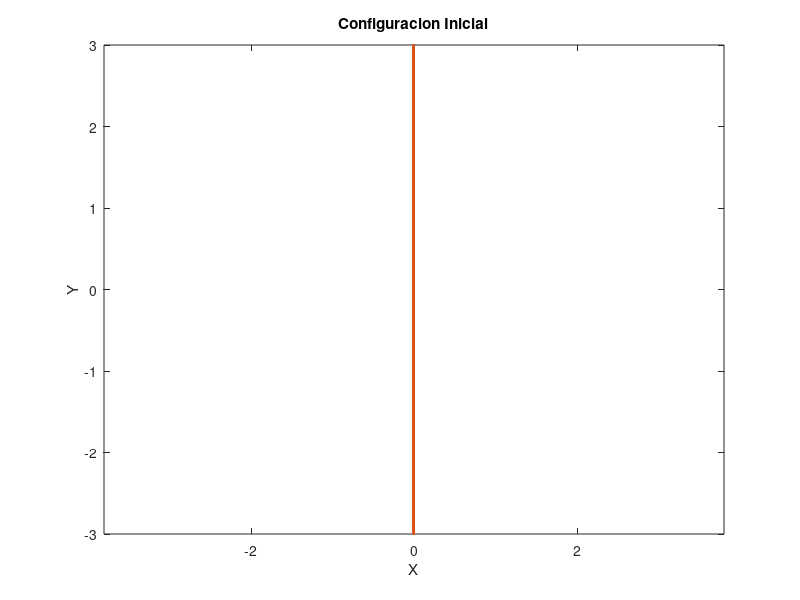

Write MATLAB code to recreate this figure. (Note: this script raises an error after producing the figure.)
%% Bullet_Impact
%
% Simulacion de impacto
%
% Version 1
%
% Marzo 18 - 2015
%
% Author: *J. Camilo Alfonso R.*
%
% Codigo basado en rutinas de Ing. *Daniel Luna*
%
% Profesor Asesor: *Andres Gonzalez Mancera*
%
% _*Problema Especial IMEC*_
%
% Simulacion de impacto entre proyectil ductil y objetivo fragil
%
% Disponible en repositorio publico <https://github.com/JC-AlfonsoR/SPH.git SPH>
%
% _Se omiten tildes para evitar problemas de compatibilidad en ecoding_
clear all; clc; close all;
%% Definir Geometria del Objetivo
% Todas las unidades son dadas en el sistema internacional de unidades
%
% Se define las posiciones de las particulas que conforman el objetivo
%
% Geometria del objetivo
T_dy = 0.5e-4; %    Separacion entre particulas
T_dx = T_dy*2;   %     
k = 2.0;   %    Constante para expandir radio de soporte
h = k*T_dx;  %    Radio de soporte

T_width = 0.0005;               % Ancho del objetivo
T_height = 0.005;              % Alto del objetivo
T_x = -T_width : T_dx : T_width;
T_y = -T_height : T_dy : T_height;
[X,Y] = meshgrid(T_x, T_y);     % Matriz con la malla de las posiciones x,y para las particulas
Target = [X(:),Y(:)];           %   | x_1 , y_1 |   En esta matriz organiza    
                                %   | .   , .   |   todas las posiciones de las
                                %   | x_n , y_n |   particulas.
                                %   [T_np x 2]

T_np = size(Target,1);          % Numero de particulas en el objetivo

%% Asignacion de defectos puntuales en Objetivo
% Constantes para asginacion de fallas en basalto
m = 3;
k = 7;
T_V = T_dx*T_dy*1;    % Volumen infinitesimal

Nflaws = T_np*log(T_np);        % Numero de defectos puntuales a asignar
Nflaws = round(Nflaws);         
assign_flaws = randi(T_np,Nflaws,1,'uint32'); % [Nflaws x 1]
                                %  Nflaws numeros aleatorios entre 1 y T_np
[Flaws{1:T_np,1}] = deal([]);   %  Flaws [cell array] {T_np x 1}
                                %  Cell array con ''T_np matrices vacias
                                %  Cell de pre-alocacion para fallas
                                
for i = 1:Nflaws
    Flaws{assign_flaws(i),1}(size(Flaws{assign_flaws(i),1})+1) = ...
        (i/(k*T_V))^(1/m);
end
%%
% *assign_flaws*   [Nflaws x 1]    vector que contiene _Nflaws_ posiciones de
% las fallas a generar. Las posiciones estan dadas como numeros enteros en
% relacion al numero de cada particula.
% 
% *Flaws*       cell{T_np x 1}    Contiene _T_np_ matrices vacias que
% identifican las fallas para cada particula. *Flaws* se va llenando 
% de forma aleatoria con las posiciones que indica _assing_flaws_. La
% primera vez que se pasa por una amtriz de Flaws, le asigna el numero
% (i/(k*V))^(1/m) formando una matriz 1x1. La segunda vez que se pasa por
% la misma matriz, aumenta la dimension de la matriz en una sola direccion
% para asignar otro numero. Asi, si semi-aleatoriamente, el numero _k_
% aparecio _n_ veces de _assign_flaws_, la celda _Flaws_ en su posicion _k_
% debe contener una matriz nx1 con numeros asignados. Los numeros asignados
% corresponden a las deformaciones de activacion para los defectos
% puntuales de cada particula

%% Constantes del Material Objetivo
% Todas las unidades estan en el sistema internacional de unidades
T_rho = 7850;               %Densidad volumetrica del objetivo
T_m0 = T_dx*T_dy*T_rho;     %Masa de una particula

%Parametros de Huggoniot
T_ss = 4699;
T_C = 3630;
T_S = 1800;

%Parametros de XSPH
T_gamma = 1.81;
T_alpha = 0.5;
T_beta = 0.5;
T_eta = 0.01;
T_eps = 0.5;

%Parametros de Elasticidad
T_G = 8e10;         % Modulo de cortante
T_Y0 = 6e8;         % Esfuerzo de fluencia
T_E = T_ss^2*T_rho;   % Modulo de Young

%% Definir Geometria del Proyectil
% Se definen las posiciones de las particulas que conforman el proyectil.
%
% Se asume que el proyectil se mueve en la direccion horizontal.
%
% Proyectil rectangular
%
s_x = h/5;             % Separacion en x entre proyectil y objetivo
B_width = 0.001;    % Ancho del proyectil
B_height = 003;  % Alto del proyectil
B_x0 = min(Target(:,1))-B_width-s_x;
B_y0 = mean(Target(:,2)); % Posiciones de referencia para el objetivo
B_dx = 1e-4;            % Separacion entre particulas del proyectil
B_dy = 1e-4;

B_x = [-B_width : B_dx : B_width] + B_x0;
B_y = [-B_height : B_dy : B_height] + B_y0;
[X,Y] = meshgrid(B_x,B_y);  % Matrices con la malla para las posiciones 
                            % de la particulas en el proyectil
Bullet = [X(:),Y(:)];       % Posicion de las particulas en el pryectil
B_np = size(Bullet,1);      % Numero de particulas en el proyectil
%}
%%
% Proyectil redondo
%{
s_x = h/5;         % separacion en x entre proyectil y objetivo
B_dr = 1e-4;        % Variacion en el radio del proyectil
B_rmax = 0.002;  % Radio maximo del proyectil
B_r = B_dr:B_dr:B_rmax; % Valores del radio en el proyectil
n_theta = 18*2;         % Numero de puntos a considerar en el angulo
B_theta = linspace(0,2*pi,n_theta); % Valores del angulo
B_cx = min(Target(:,1)) - B_rmax - s_x; % Centro del proyectil
B_cy = mean(Target(:,2));
B_np = length(B_r)*length(B_theta); %Numero de particulas en el proyectil
Bullet = zeros(B_np,2); % Posiciones x,y de las particulas en el proyectil
for i = 1:length(B_r)
    for j = 1:length(B_theta)
        Bullet((i-1)*n_theta+j,:) = [B_r(i)*cos(B_theta(j))+B_cx,...
            B_r(i)*sin(B_theta(j))+B_cy];
    end
end
%}
%% Constantes del Material Proyectil
% Por el momento estas magnitudes corresponden a las mismas del objetivo
%
% **Consultar Propiedades para algun metal y reemplazaralas**
B_rho = 7850;               %Densidad volumetrica del objetivo
%B_m0 = pi*B_dr^2*B_rho;     %Masa de una particula -Cilindrico
B_m0 = B_dx*B_dy*B_rho;
%B_V = pi*B_dr^2*1; % Circular
B_V = B_dx*B_dy;
%Parametros de Huggoniot
B_ss = 4699;
B_C = 3630;
B_S = 1800;

%Parametros de XSPH
B_gamma = 1.81;
B_alpha = 0.5;
B_beta = 0.5;
B_eta = 0.01;
B_eps = 0.5;

%Parametros de Elasticidad
B_G = 8e10;             % Modulo de cortante
B_Y0 = 6e8;             % Esfuerzo de fluencia
B_E = T_ss^2*T_rho;     % Modulo de Young


%% Alocacion de Matrices Requeridas para calculos
N_part = T_np + B_np; % Numero total de particulas

Particles = [Target;Bullet];    % Posiciones de particulas
V1 = zeros(N_part,1);   % Velocidad en la direccion 1
V2 = zeros(N_part,1);   
dV1 = zeros(N_part,1);  % Derivada total de V1
dV2 = zeros(N_part,1);  
    dv1dx1 = zeros(N_part,1); 
    dv1dx2 = zeros(N_part,1);   % Derivada de V1 en direccion 2
    dv2dx1 = zeros(N_part,1);
    dv2dx2 = zeros(N_part,1);
P = zeros(N_part,1);    % Presion Hidrostatica

Tau11 = zeros(N_part,1);
Tau12 = zeros(N_part,1);    % Esfuerzos en cara 1 con direccion 2
Tau21 = zeros(N_part,1);
Tau22 = zeros(N_part,1);
    dTau11 = zeros(N_part,1);
    dTau12 = zeros(N_part,1); % Derivada de esfuerzos en cara 1 con dir 2
    dTau21 = zeros(N_part,1);
    dTau22 = zeros(N_part,1);
    
eps11 = zeros(N_part,1);
eps12 = zeros(N_part,1);    % Deformacion unitaria en cara 1 con dir 2
eps21 = zeros(N_part,1);
eps22 = zeros(N_part,1);

E_int = zeros(N_part,1);        % Energia Interna
    dE_int = zeros(N_part,1);   % Derivada de Energia Interna

%% Asignacion Selectiva de Propiedades
% Hay que revisar esta matrices porque las propiedades deben inicializarse
% de acuerdo al _tipo de las particulas_, es decir que se deben asignar
% propiedades diferentes a las particulas del *objetivo* y a las particulas
% del *proyectil*
M = zeros(N_part,1);        % Masa de las particulas
M(1:T_np) = ones(T_np,1)*T_V*T_rho; % Particulas del objetivo
M(T_np+1:end) = ones(B_np,1)*B_V*B_rho; % Particulas del proyectil

cs = zeros(N_part,1);       % Velocidad del sonido
cs(1:T_np) = ones(T_np,1)*T_ss;
cs(T_np+1:end) = ones(B_np,1)*B_ss;

Rho = zeros(N_part,1);      % Densidad
Rho(1:T_np) = ones(T_np,1)*T_rho; 
Rho(T_np+1:end) = ones(B_np,1)*B_rho; 
    
    dRho = zeros(N_part,1); % Derivada de la densidad
    
D = zeros(N_part,1);        % Damage

%% Asignacion de condiciones iniciales
V_1 = 50;
%rr = randint(50,1,[1,T_np]);
V1(T_np+1:N_part) = V_1; % Velocidad inicial del Bullet

%% Representacion de condiciones iniciales
figure(1)
plot(Target(:,1),Target(:,2),Bullet(:,1),Bullet(:,2),...
    'Marker', '.', 'LineStyle','none')
title('Configuracion Inicial')
xlabel('X'); ylabel('Y'); axis('equal')
%% Inicio de Simulacion
% 
display('~~~~~~~~~~~~~~~~~~~~~~~~~~~~~');
display('   Inicio de la simulacion')
display('~~~~~~~~~~~~~~~~~~~~~~~~~~~~~')

t = 0;  %Tiempo Inicial
dt = max(h/cs); % Paso de tiempo
                % El paso de tiempo se define de esta forma para que la
                % simulacion sea capaz de detectar el fenomeno mas rapido
                % al que sea sensible el problema
                % La definicion correcta es 
                % min(h/cs)
                % pero lo ejecuta con max para que dt sea diferente de 0 y
                % la simulacion no sea muy larga
tf = 0.5e-6*20; % Tiempo final
steps = round(tf/dt);  % Numero de pasos

%%
% Matrices para guardar informacion de la simulacion
n_m = round(20/100*steps);     % Numero de datos para muestreo

Coordenadas = zeros(N_part,n_m);
Velocidad1 = zeros(N_part,n_m);
Velocidad2 = zeros(N_part,n_m);
Presion = zeros(N_part,n_m);
Esfuerzos11 = zeros(N_part,n_m);
Esfuerzos12 = zeros(N_part,n_m);
Esfuerzos21 = zeros(N_part,n_m);
Esfuerzos22 = zeros(N_part,n_m);
Densidad = zeros(N_part,n_m);

%% Recorrido principal en el tiempo
fprintf('Numero de Pasos = %d\n',steps)
for ti = 1:steps
    %fprintf('%d..',ti);
    
    
    %% Busqueda de Vecinos
    %
    % *Nearpart*        cell {N_part x 1}:
    % En el compartimiento _i_ de *Nearpart*, se encuentra un vector [1 x n] 
    % que contiene los indices de las n particulas vecinas a la particula
    % de identidad _i_.
    %
    % *Dist*        cell {Npart x 1}:
    % En el compartimiento _i_ de *Dist*, se encuentra un vector [1 x n] que 
    % contiene la distancia _r_n_ a la que se encuentra cada una de las
    % _n_ particulas vecinas de la particula _i_.
    [Nearpart,Dist] = rangesearch(Particles,Particles,h);
    
    %
    % Se genera el _cell_ para el kernel *kern*. Este cell tiene las mismas
    % dimensiones que el cell _Dist_, con la diferencia que todos los
    % valores son _0_
    kern = cellfun(@(x) x*0, Dist, 'un', 0);
        dkernx = kern;  %Inicializar en 0 las derivadas del kernel
        dkerny = kern;
    
    % Usando las funciones kern1, dkernx1 y dkerny1 se calcula el kernel
    % y las derivadas del kernel x-y evaluadas en las particulas vecinas 
    % de cada una de las particulas del dominio.
    
    %% Recorrido en las particulas del Target
    for i = 1:T_np
        kern{i} = kern1(Dist{i},h);
        dkernx{i} = dkernx1(Dist{i}, h, Particles, Nearpart{i}, i);
        dkerny{i} = dkerny1(Dist{i}, h, Particles, Nearpart{i}, i);
        
        %%%Calcular Presion hidrostatica con ecuacion de Mie-Gruniensen
        %
        %   Esta parte se puede hacer mas eficiente. De esta forma es
        %   ineficiente porque realiza validacion y asignacion para cada
        %   particula. Creo que si hago recorridos independientes para las
        %   particulas del objetivo y del proyectil, solo hago dos
        %   asignaciones y ninguna verificacion.
        P(i) = EOSmie(E_int(i), T_rho, T_C, T_S, Rho(i), T_gamma);
        
        %%%Derivadas espaciales de las Velocidades
        [dv1dx1(i), dv1dx2(i), dv2dx1(i), dv2dx2(i)] = ...
            Velgradesp(Rho, M, V1, V2, dkernx{i}, dkerny{i},...
            Nearpart{i},i);
        
        %%%Deformacion unitaria
        [eps11(i), eps12(i), eps21(i), eps22(i)] = ...
            deform(dv1dx1(i), dv1dx2(i), dv2dx1(i), dv2dx2(i));
        
        %%%Derivadas de Esfuerzos Cortantes
        [dTau11(i), dTau12(i), dTau21(i), dTau22(i)] = ...
            devstresshooke(dv1dx2(i), dv2dx1(i),...
                Tau11(i), Tau12(i), Tau21(i), Tau22(i),...
                eps11(i), eps21(i), eps22(i), T_G);

        %%%Calcular Esfuerzos
        % No se puede hacer opearacion vectorizada porque el Tau
        % se corrgie con criterio de Von Mises 
        Tau11(i) = Tau11(i) + dTau11(i)*dt;
        Tau12(i) = Tau12(i) + dTau12(i)*dt;
        Tau21(i) = Tau21(i) + dTau21(i)*dt;
        Tau22(i) = Tau22(i) + dTau22(i)*dt;
        
        %%%Criterio de falla de Von Mises
        J = Tau11(i)^2 + 2*Tau12(i)*Tau21(i) + Tau22(i)^2;
        f = sqrt(2*T_Y0/3);
        if J > T_Y0*3/2
            scalar = f/sqrt(J);
            Tau11(i) = Tau11(i)*scalar;
            Tau12(i) = Tau12(i)*scalar;
            Tau21(i) = Tau21(i)*scalar;
            Tau22(i) = Tau22(i)*scalar;
        end
        
        %%%Damage
        % Damage solo aplica para las particulas del Target
        % Modificacion importante respecto al codigo de Daniel:
        % 
        % Cambio *if ei > length(Flaws{i}(j))* por 
        % *if ei > Flaws{i}(j)* Hago esta modificacion porque lo que se
        % necesita es contar cuantos defectos puntuales se activan
        %
        %Energia de activacion
        ei = J/((1-D(i))*T_E);
        
        % Recorrido en los defectos puntuales
        for j = 1:length(Flaws{i})
            count = 0;
            % Contar cuantos defectos se activan
            if ei > Flaws{i}(j)
                count = count + 1;
            end
        end
        
        % Damage depende del numero de fallas activas
        % Revisar refrencia de Damage, creo que este procedimiento no es
        % del todo correcto porque el Damage = 1 se alcanza solo cuando
        % todas los defectos estan activos. Entonces dberia ser algo de la
        % forma count/length(Flaws{i})
        %
        dD = Damageevol(Rho(i), M(i), cs(i)) * count;
        D(i) = dD^2*dt;
        
        % Escalar esfuerzos del material con el Damage
        Tau11(i) = Tau11(i)*(1-D(i));
        Tau12(i) = Tau12(i)*(1-D(i));
        Tau21(i) = Tau21(i)*(1-D(i));
        Tau22(i) = Tau22(i)*(1-D(i));
        

        %%%Ecuacion de la continuidad
        % Calcular la derivada de la densidad para una particula
        dRho(i) = derivadarho(M, V1, V2, ...
            dkernx{i}, dkerny{i}, Nearpart{i}, i);
    end
    
    %%%Avanzar la densidad en el tiempo
    Rho(1:T_np) = Rho(1:T_np) + dRho(1:T_np)*dt;
    
    for i = 1:T_np
       %%%Conservacion de Momentum
       [dV1(i),dV2(i)] = Momentumeq2d(Tau11, Tau12, Tau21, Tau22, P, Rho,...
           dkernx{i}, dkerny{i}, M, Nearpart{i}, i, cs, Dist{i}, Particles,...
           h, V1, V2);
       
       %%%%Conservacion de la Energia
       dE_int(i) = Deint(Tau11(i), Tau12(i), Tau21(i), Tau22(i), P, Rho,...
           dkernx{i}, dkerny{i}, M, Nearpart{i}, i, cs, Dist{i}, Particles,...
           h, V1, V2, eps11(i), eps12(i), eps21(i), eps22(i));
    end
    
    %%%Avanzar la velocidad
    V1(1:T_np) = V1(1:T_np) + dV1(1:T_np)*dt;
    V2(1:T_np) = V2(1:T_np) + dV2(1:T_np)*dt;
    E_int(1:T_np) = E_int(1:T_np) + dE_int(1:T_np)*dt;
    
    %%%Correcciones
    for i = 1:T_np
        %%%Velocidad del sonido
        cs(i) = Miespeedofsound(E_int(i), T_rho, T_C, T_S,Rho(i), T_gamma);
        
        %%%XSPH
        [V1(i),V2(i)] = XSPH(Nearpart{i}, M, Rho, V1, V2, kern{i}, i);
    end
    Particles(1:T_np,:) = Particles(1:T_np,:) + ...
        [V1(1:T_np), V2(1:T_np)]*dt;
    
    % Hasta aca se tiene configurado completamente la simulacion para
    % las particulas del target
    
    %% Recorrido en las particulas del Bullet
    for i = T_np+1:N_part
        kern{i} = kern1(Dist{i},h);
        dkernx{i} = dkernx1(Dist{i}, h, Particles, Nearpart{i}, i);
        dkerny{i} = dkerny1(Dist{i}, h, Particles, Nearpart{i}, i);
        
        %%%Calcular Presion hidrostatica con ecuacion de Mie-Gruniensen
        %
        %   Esta parte se puede hacer mas eficiente. De esta forma es
        %   ineficiente porque realiza validacion y asignacion para cada
        %   particula. Creo que si hago recorridos independientes para las
        %   particulas del objetivo y del proyectil, solo hago dos
        %   asignaciones y ninguna verificacion.
        P(i) = EOSmie(E_int(i), B_rho, B_C, B_S, Rho(i), B_gamma);
        
        %%%Derivadas espaciales de las Velocidades
        [dv1dx1(i), dv1dx2(i), dv2dx1(i), dv2dx2(i)] = ...
            Velgradesp(Rho, M, V1, V2, dkernx{i}, dkerny{i},...
            Nearpart{i},i);
        
        %%%Deformacion unitaria
        [eps11(i), eps12(i), eps21(i), eps22(i)] = ...
            deform(dv1dx1(i), dv1dx2(i), dv2dx1(i), dv2dx2(i));
        
        %%%Derivadas de Esfuerzos Cortantes
        [dTau11(i), dTau12(i), dTau21(i), dTau22(i)] = ...
            devstresshooke(dv1dx2(i), dv2dx1(i),...
                Tau11(i), Tau12(i), Tau21(i), Tau22(i),...
                eps11(i), eps21(i), eps22(i), B_G);

        %%%Calcular Esfuerzos
        % No se puede hacer opearacion vectorizada porque el Tau
        % se corrgie con criterio de Von Mises 
        Tau11(i) = Tau11(i) + dTau11(i)*dt;
        Tau12(i) = Tau12(i) + dTau12(i)*dt;
        Tau21(i) = Tau21(i) + dTau21(i)*dt;
        Tau22(i) = Tau22(i) + dTau22(i)*dt;
        
        %%% Criterio de falla de Von Mises
        J = Tau11(i)^2 + 2*Tau12(i)*Tau21(i) + Tau22(i)^2;
        f = sqrt(2*B_Y0/3);
        if J > B_Y0*3/2
            scalar = f/sqrt(J);
            Tau11(i) = Tau11(i)*scalar;
            Tau12(i) = Tau12(i)*scalar;
            Tau21(i) = Tau21(i)*scalar;
            Tau22(i) = Tau22(i)*scalar;
        end
        
        %%%Damage
        % Damage NO aplica para las particulas del bullet
                 
        %%%Ecuacion de la continuidad
        % Calcular la derivada de la densidad para una particula
        dRho(i) = derivadarho(M, V1, V2, ...
            dkernx{i}, dkerny{i}, Nearpart{i}, i);
    end
    
    %%%Avanzar la densidad en el tiempo
    Rho(T_np+1:N_part) = Rho(T_np+1:N_part) + dRho(T_np+1:N_part)*dt;
    
    for i = T_np+1:N_part
       %%%Conservacion de Momentum
       [dV1(i),dV2(i)] = Momentumeq2d(Tau11, Tau12, Tau21, Tau22, P, Rho,...
           dkernx{i}, dkerny{i}, M, Nearpart{i}, i, cs, Dist{i}, Particles,...
           h, V1, V2);
       
       %%%Conservacion de la Energia
       dE_int(i) = Deint(Tau11(i), Tau12(i), Tau21(i), Tau22(i), P, Rho,...
           dkernx{i}, dkerny{i}, M, Nearpart{i}, i, cs, Dist{i}, Particles,...
           h, V1, V2, eps11(i), eps12(i), eps21(i), eps22(i));
    end
    
    %%%Avanzar la velocidad
    V1(T_np+1:N_part) = V1(T_np+1:N_part) + dV1(T_np+1:N_part)*dt;
    V2(T_np+1:N_part) = V2(T_np+1:N_part) + dV2(T_np+1:N_part)*dt;
    E_int(T_np+1:N_part) = E_int(T_np+1:N_part) + dE_int(T_np+1:N_part)*dt;
    
    %%%Correcciones
    for i = T_np+1:N_part
        %%%Velocidad del sonido
        cs(i) = Miespeedofsound(E_int(i), B_rho, B_C, B_S,Rho(i), B_gamma);
        
        %%%XSPH
        [V1(i),V2(i)] = XSPH(Nearpart{i}, M, Rho, V1, V2, kern{i}, i);
    end
    Particles(T_np+1:N_part,:) = Particles(T_np+1:N_part,:) + ...
        [V1(T_np+1:N_part), V2(T_np+1:N_part)]*dt;
    Particles = real(Particles);
    
    
    %% Graficas
    %plot(Particles(:,1), Particles(:,2),'.b')
    scatter(Particles(:,1),Particles(:,2),10,V1,'filled')
    caxis([-V_1/2,V_1])
    colorbar()
    xlim([-6e-3,2e-3])
    ylim([-4e-3,4e-3])
    %axis('equal')
    drawnow
    
    
end

%% Comentarios JC
% 
% Situaciones por corregir:
% # Generacion de numero complejos
% Se estan generando coordenadas complejas en el arreglo _Particles_, pro
% el momento lo soluciono tomando solo la parte real de _Particles_.
% Tambien se estan generando complejos en _dE_int_ y otras derivadas
% # Propiedades de Materiales
% Se esta trabajndo unicamente con las propiedades del basalto. Falta
% consultar propiedades para un material comun en balas
%
%
%
